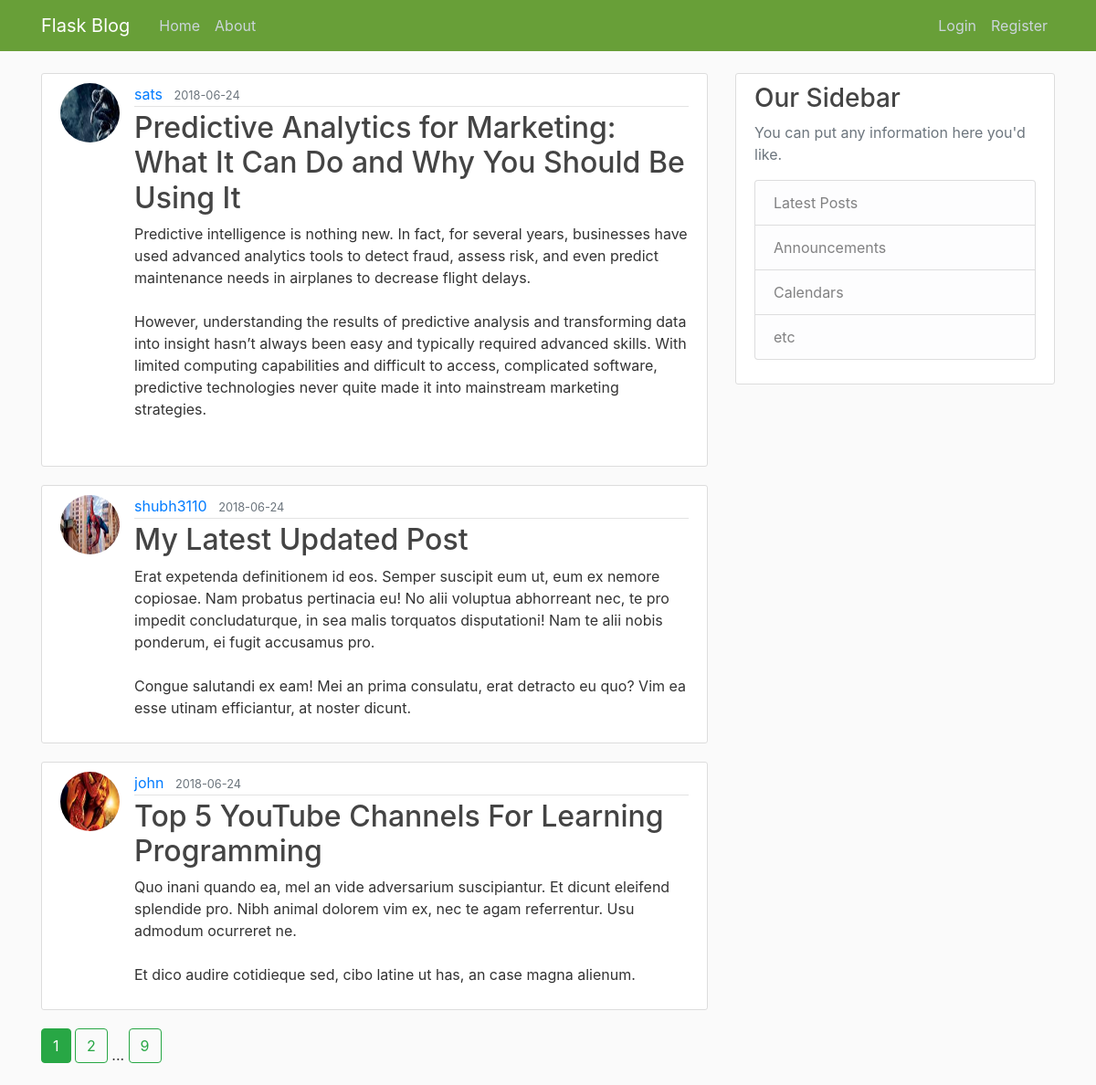
The page /home on the database its author committed.
### flaskblog/models.py (models this page shows, shortened)
class Post(db.Model):
    id = db.Column(db.Integer, primary_key=True)
    title = db.Column(db.String(100), nullable=False)
    date_posted = db.Column(db.DateTime, nullable=False, default=datetime.utcnow)
    content = db.Column(db.Text, nullable=False)
    user_id = db.Column(db.Integer, db.ForeignKey('user.id'), nullable=False)

class User(db.Model,UserMixin):
    id = db.Column(db.Integer, primary_key=True)
    username = db.Column(db.String(20), unique=True, nullable=False)
    email = db.Column(db.String(120), unique=True, nullable=False)
    image_file = db.Column(db.String(20), nullable=False, default='default.jpg')
    password = db.Column(db.String(60), nullable=False)
    posts = db.relationship('Post', backref='author', lazy=True)

### flaskblog/routes.py (the view)
@app.route("/")
@app.route("/home")
def home():
    page = request.args.get('page', 1, type=int)
    posts = Post.query.order_by(Post.date_posted.desc()).paginate(page=page, per_page=3)
    return render_template('home.html', posts=posts)

### flaskblog/templates/home.html
{% extends "layout.html" %}
{% block content %}
    {% for post in posts.items %}
        <article class="media content-section">
          <img class="rounded-circle article-img" src="{{ url_for('static', filename='profile_pics/' + post.author.image_file) }}">
          <div class="media-body">
            <div class="article-metadata">
              <a class="mr-2" href="{{ url_for('user_posts', username=post.author.username) }}">{{ post.author.username }}</a>
              <small class="text-muted">{{ post.date_posted.strftime('%Y-%m-%d') }}</small>
            </div>
            <h2><a class="article-title" href="{{ url_for('post', post_id=post.id) }}">{{ post.title }}</a></h2>
            <p class="article-content">{{ post.content }}</p>
          </div>
        </article>
    {% endfor %}
    {% for page_num in posts.iter_pages(left_edge=1, right_edge=1, left_current=1, right_current=2) %}
      {% if page_num %}
        {% if posts.page == page_num %}
          <a class="btn btn-success mb-4" href="{{ url_for('home', page=page_num) }}">{{ page_num }}</a>
        {% else %}
          <a class="btn btn-outline-success mb-4" href="{{ url_for('home', page=page_num) }}">{{ page_num }}</a>
        {% endif %}
      {% else %}
        ...
      {% endif %}
    {% endfor %}
{% endblock content %}

### flaskblog/static/main.css (style rules this page uses)
body { background: #fafafa; color: #333333; margin-top: 5rem; }
h1, h2, h3, h4, h5, h6 { color: #444444; }
.content-section { background: #ffffff; padding: 10px 20px; border: 1px solid #dddddd; border-radius: 3px; margin-bottom: 20px; }
.article-title { color: #444444; }
.article-content { white-space: pre-line; }
.article-img { height: 65px; width: 65px; margin-right: 16px; }
.article-metadata { padding-bottom: 1px; margin-bottom: 4px; border-bottom: 1px solid #e3e3e3 }

### rows shown on the page
Post: image_file (picture), author.username "sats", date_posted "2018-06-24", title "Predictive Analytics for Marketing: What It Can Do and Why You Should Be Using It", content "Predictive intelligence is nothing new. In fact, for several years, businesses have used advanced analytics tools to detect fraud, assess risk, and even predict maintenance needs in airplanes to decrease flight delays. However, understanding the results of predictive analysis and transforming data into insight hasn’t always been easy and typically required advanced skills. With limited computing capabilities and difficult to access, complicated software, predictive technologies never quite made it into mainstream marketing strategies."
Post: image_file (picture), author.username "shubh3110", date_posted "2018-06-24", title "My Latest Updated Post", content "Erat expetenda definitionem id eos. Semper suscipit eum ut, eum ex nemore copiosae. Nam probatus pertinacia eu! No alii voluptua abhorreant nec, te pro impedit concludaturque, in sea malis torquatos disputationi! Nam te alii nobis ponderum, ei fugit accusamus pro. Congue salutandi ex eam! Mei an prima consulatu, erat detracto eu quo? Vim ea esse utinam efficiantur, at noster dicunt."
Post: image_file (picture), author.username "john", date_posted "2018-06-24", title "Top 5 YouTube Channels For Learning Programming", content "Quo inani quando ea, mel an vide adversarium suscipiantur. Et dicunt eleifend splendide pro. Nibh animal dolorem vim ex, nec te agam referrentur. Usu admodum ocurreret ne. Et dico audire cotidieque sed, cibo latine ut has, an case magna alienum."

### other values the page prints
{{ page_num }} "1"
{{ page_num }} "2" "9"
